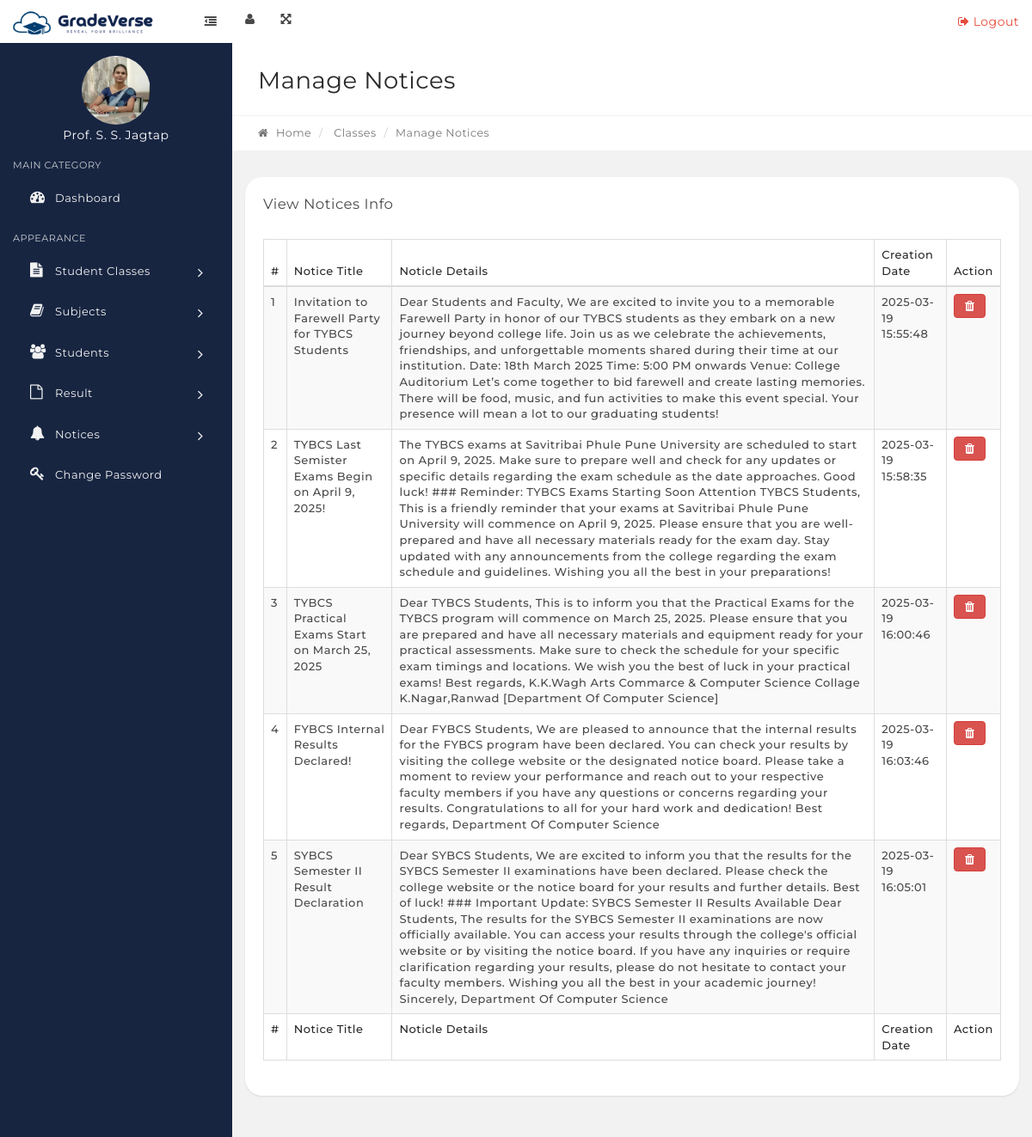
/GradeVerse/manage-notices.php, run on the app's committed database.
### tables this page shows
CREATE TABLE `tblnotice` (
  `id` int(11) NOT NULL,
  `noticeTitle` varchar(255) DEFAULT NULL,
  `noticeDetails` mediumtext DEFAULT NULL,
  `postingDate` timestamp NULL DEFAULT current_timestamp()
);

### GradeVerse/manage-notices.php (the view, shortened to what this page needs)
<?php
include('includes/config.php');
if(strlen($_SESSION['alogin'])==""){
header("Location: index.php");
}else{
?>
<link rel="stylesheet" type="text/css" href="assets/js/DataTables/datatables.min.css"/>
   <?php include('includes/topbar.php');?>
            <div class="content-wrapper">
                <div class="content-container">
<?php include('includes/leftbar.php');?>
                    <div class="main-page">
                        <div class="container-fluid">
                            <div class="row page-title-div">
                                <div class="col-md-6">
                                    <h2 class="title">Manage Notices</h2>
                                </div>
                            </div>
                            <div class="row breadcrumb-div">
                                <div class="col-md-6">
                                    <ul class="breadcrumb">
            							<li><a href="dashboard.php"><i class="fa fa-home"></i> Home</a></li>
                                        <li> Classes</li>
            							<li class="active">Manage Notices</li>
            						</ul>
                                </div>
                            </div>
                        </div>
                        <section class="section">
                            <div class="container-fluid">
                                <div class="row">
                                    <div class="col-md-12">
                                        <div class="panel">
                                            <div class="panel-heading">
                                                <div class="panel-title">
                                                    <h5>View Notices Info</h5>
                                                </div>
                                            </div>
                                            <div class="panel-body p-20">
                                                <table id="example" class="display table table-striped table-bordered" cellspacing="0" width="100%">
                                                    <thead>
                                                        <tr>
                                                            <th>#</th>
                                                            <th>Notice Title</th>
                                                            <th>Noticle Details</th>
                                                            <th>Creation Date</th>
                                                            <th>Action</th>
                                                        </tr>
                                                    </thead>
                                                    <tfoot>
                                                        <tr>
                                                          <th>#</th>
                                                            <th>Notice Title</th>
                                                            <th>Noticle Details</th>
                                                            <th>Creation Date</th>
                                                            <th>Action</th>
                                                        </tr>
                                                    </tfoot>
                                                    <tbody>
<?php $sql = "SELECT * from tblnotice";
$query = $dbh->prepare($sql);
$query->execute();
$results=$query->fetchAll(PDO::FETCH_OBJ);
$cnt=1;
if($query->rowCount() > 0)
{
foreach($results as $result)
{   ?>
<tr>
 <td><?php echo htmlentities($cnt);?></td>
                                                            <td><?php echo htmlentities($result->noticeTitle);?></td>
                                                            <td><?php echo htmlentities($result->noticeDetails);?></td>
                                                            <td><?php echo htmlentities($result->postingDate);?></td>
<td>
<a href="manage-notices.php?id=<?php echo htmlentities($result->id);?>" onclick="return confirm('Do you really want to delete the notice?');" class="btn btn-danger">
    <i class="fa fa-trash" title="Delete this Record"></i> </a>
</td>
</tr>
<?php $cnt=$cnt+1;}} ?>
                                                    </tbody>
                                                </table>
                                            </div>
                                        </div>
                                    </div>
                                                </div>
                                            </div>
                                        </div>
                                    </div>
                                </div>
                            </div>
<?php include('includes/footer.php');?>
<?php } ?>

### data on the page
tblnotice: noticeTitle "Invitation to Farewell Party for TYBCS Students", noticeDetails "Dear Students and Faculty, We are excited to invite you to a memorable Farewell Party in honor of our TYBCS students as they embark on a new journey beyond college life. Join us as we celebrate the achievements, friendships, and unforgettable moments shared during their time at our institution. Date: 18th March 2025 Time: 5:00 PM onwards Venue: College Auditorium Let’s come together to bid farewell and create lasting memories. There will be food, music, and fun activities to make this event special. Your presence will mean a lot to our graduating students!", postingDate "2025-03-19 15:55:48"
tblnotice: noticeTitle "TYBCS Last Semister Exams Begin on April 9, 2025!", noticeDetails "The TYBCS exams at Savitribai Phule Pune University are scheduled to start on April 9, 2025. Make sure to prepare well and check for any updates or specific details regarding the exam schedule as the date approaches. Good luck! ### Reminder: TYBCS Exams Starting Soon Attention TYBCS Students, This is a friendly reminder that your exams at Savitribai Phule Pune University will commence on April 9, 2025. Please ensure that you are well-prepared and have all necessary materials ready for the exam day. Stay updated with any announcements from the college regarding the exam schedule and guidelines. Wishing you all the best in your preparations!", postingDate "2025-03-19 15:58:35"
tblnotice: noticeTitle "TYBCS Practical Exams Start on March 25, 2025", noticeDetails "Dear TYBCS Students, This is to inform you that the Practical Exams for the TYBCS program will commence on March 25, 2025. Please ensure that you are prepared and have all necessary materials and equipment ready for your practical assessments. Make sure to check the schedule for your specific exam timings and locations. We wish you the best of luck in your practical exams! Best regards, K.K.Wagh Arts Commarce & Computer Science Collage K.Nagar,Ranwad [Department Of Computer Science]", postingDate "2025-03-19 16:00:46"
tblnotice: noticeTitle "FYBCS Internal Results Declared!", noticeDetails "Dear FYBCS Students, We are pleased to announce that the internal results for the FYBCS program have been declared. You can check your results by visiting the college website or the designated notice board. Please take a moment to review your performance and reach out to your respective faculty members if you have any questions or concerns regarding your results. Congratulations to all for your hard work and dedication! Best regards, Department Of Computer Science", postingDate "2025-03-19 16:03:46"
tblnotice: noticeTitle "SYBCS Semester II Result Declaration", noticeDetails "Dear SYBCS Students, We are excited to inform you that the results for the SYBCS Semester II examinations have been declared. Please check the college website or the notice board for your results and further details. Best of luck! ### Important Update: SYBCS Semester II Results Available Dear Students, The results for the SYBCS Semester II examinations are now officially available. You can access your results through the college's official website or by visiting the notice board. If you have any inquiries or require clarification regarding your results, please do not hesitate to contact your faculty members. Wishing you all the best in your academic journey! Sincerely, Department Of…", postingDate "2025-03-19 16:05:01"
